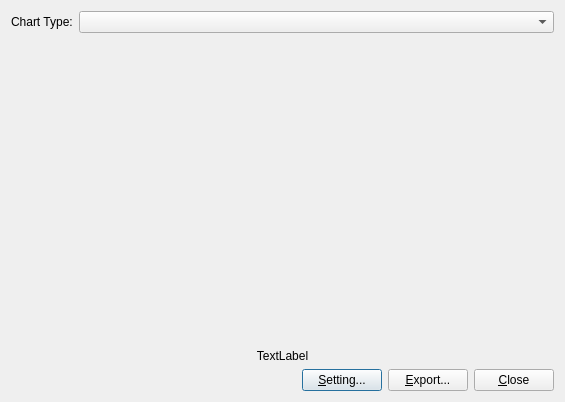
<?xml version="1.0" encoding="UTF-8"?>
<ui version="4.0">
 <class>VerificationGraphDialog</class>
 <widget class="QDialog" name="VerificationGraphDialog">
  <property name="geometry">
   <rect>
    <x>0</x>
    <y>0</y>
    <width>565</width>
    <height>402</height>
   </rect>
  </property>
  <property name="windowTitle">
   <string>Verification</string>
  </property>
  <property name="windowIcon">
   <iconset resource="../../iRIC.qrc">
    <normaloff>:/images/iconGraphVerification.png</normaloff>:/images/iconGraphVerification.png</iconset>
  </property>
  <layout class="QVBoxLayout" name="verticalLayout" stretch="0,1,0,0">
   <item>
    <layout class="QHBoxLayout" name="horizontalLayout" stretch="0,1">
     <item>
      <widget class="QLabel" name="typeLabel">
       <property name="text">
        <string>Chart Type:</string>
       </property>
      </widget>
     </item>
     <item>
      <widget class="QComboBox" name="typeComboBox"/>
     </item>
    </layout>
   </item>
   <item>
    <widget class="Graph2dHybridWindowView" name="graphView" native="true"/>
   </item>
   <item>
    <widget class="QLabel" name="commentLabel">
     <property name="text">
      <string>TextLabel</string>
     </property>
     <property name="alignment">
      <set>Qt::AlignCenter</set>
     </property>
    </widget>
   </item>
   <item>
    <layout class="QHBoxLayout" name="horizontalLayout_2">
     <item>
      <spacer name="horizontalSpacer">
       <property name="orientation">
        <enum>Qt::Horizontal</enum>
       </property>
       <property name="sizeHint" stdset="0">
        <size>
         <width>40</width>
         <height>20</height>
        </size>
       </property>
      </spacer>
     </item>
     <item>
      <widget class="QPushButton" name="settingButton">
       <property name="text">
        <string>&amp;Setting...</string>
       </property>
      </widget>
     </item>
     <item>
      <widget class="QPushButton" name="exportButton">
       <property name="text">
        <string>&amp;Export...</string>
       </property>
      </widget>
     </item>
     <item>
      <widget class="QPushButton" name="closeButton">
       <property name="text">
        <string>&amp;Close</string>
       </property>
      </widget>
     </item>
    </layout>
   </item>
  </layout>
 </widget>
 <customwidgets>
  <customwidget>
   <class>Graph2dHybridWindowView</class>
   <extends>QWidget</extends>
   <header>post/graph2dhybrid/graph2dhybridwindowview.h</header>
   <container>1</container>
  </customwidget>
 </customwidgets>
 <resources>
  <include location="../../iRIC.qrc"/>
 </resources>
 <connections/>
</ui>
